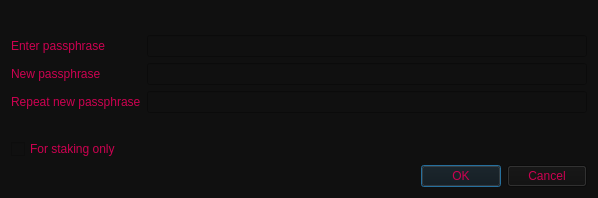
<?xml version="1.0" encoding="UTF-8"?>
<ui version="4.0">
 <class>AskPassphraseDialog</class>
 <widget class="QDialog" name="AskPassphraseDialog">
  <property name="geometry">
   <rect>
    <x>0</x>
    <y>0</y>
    <width>598</width>
    <height>198</height>
   </rect>
  </property>
  <property name="sizePolicy">
   <sizepolicy hsizetype="Preferred" vsizetype="Minimum">
    <horstretch>0</horstretch>
    <verstretch>0</verstretch>
   </sizepolicy>
  </property>
  <property name="minimumSize">
   <size>
    <width>550</width>
    <height>0</height>
   </size>
  </property>
  <property name="windowTitle">
   <string>Passphrase Dialog</string>
  </property>
  <property name="styleSheet">
   <string notr="true">color: rgb(204, 1, 80);
background-color: rgb(16, 16, 16);</string>
  </property>
  <layout class="QVBoxLayout" name="verticalLayout">
   <item>
    <widget class="QLabel" name="warningLabel">
     <property name="textFormat">
      <enum>Qt::RichText</enum>
     </property>
     <property name="wordWrap">
      <bool>true</bool>
     </property>
    </widget>
   </item>
   <item>
    <layout class="QFormLayout" name="formLayout">
     <property name="fieldGrowthPolicy">
      <enum>QFormLayout::AllNonFixedFieldsGrow</enum>
     </property>
     <item row="0" column="0">
      <widget class="QLabel" name="passLabel1">
       <property name="text">
        <string>Enter passphrase</string>
       </property>
      </widget>
     </item>
     <item row="0" column="1">
      <widget class="QLineEdit" name="passEdit1">
       <property name="echoMode">
        <enum>QLineEdit::Password</enum>
       </property>
      </widget>
     </item>
     <item row="1" column="0">
      <widget class="QLabel" name="passLabel2">
       <property name="text">
        <string>New passphrase</string>
       </property>
      </widget>
     </item>
     <item row="1" column="1">
      <widget class="QLineEdit" name="passEdit2">
       <property name="echoMode">
        <enum>QLineEdit::Password</enum>
       </property>
      </widget>
     </item>
     <item row="2" column="0">
      <widget class="QLabel" name="passLabel3">
       <property name="text">
        <string>Repeat new passphrase</string>
       </property>
      </widget>
     </item>
     <item row="2" column="1">
      <widget class="QLineEdit" name="passEdit3">
       <property name="echoMode">
        <enum>QLineEdit::Password</enum>
       </property>
      </widget>
     </item>
     <item row="3" column="1">
      <widget class="QLabel" name="capsLabel">
       <property name="font">
        <font>
         <weight>75</weight>
         <bold>true</bold>
        </font>
       </property>
       <property name="text">
        <string/>
       </property>
       <property name="alignment">
        <set>Qt::AlignCenter</set>
       </property>
      </widget>
     </item>
     <item row="4" column="0">
      <widget class="QCheckBox" name="stakingCheckBox">
       <property name="enabled">
        <bool>true</bool>
       </property>
       <property name="visible">
        <bool>false</bool>
       </property>
       <property name="toolTip">
        <string>Serves to disable the trivial sendmoney when OS account compromised. Provides no real security.</string>
       </property>
       <property name="text">
        <string>For staking only</string>
       </property>
      </widget>
     </item>
    </layout>
   </item>
   <item>
    <widget class="QDialogButtonBox" name="buttonBox">
     <property name="orientation">
      <enum>Qt::Horizontal</enum>
     </property>
     <property name="standardButtons">
      <set>QDialogButtonBox::Cancel|QDialogButtonBox::Ok</set>
     </property>
    </widget>
   </item>
  </layout>
 </widget>
 <resources/>
 <connections>
  <connection>
   <sender>buttonBox</sender>
   <signal>accepted()</signal>
   <receiver>AskPassphraseDialog</receiver>
   <slot>accept()</slot>
   <hints>
    <hint type="sourcelabel">
     <x>248</x>
     <y>254</y>
    </hint>
    <hint type="destinationlabel">
     <x>157</x>
     <y>274</y>
    </hint>
   </hints>
  </connection>
  <connection>
   <sender>buttonBox</sender>
   <signal>rejected()</signal>
   <receiver>AskPassphraseDialog</receiver>
   <slot>reject()</slot>
   <hints>
    <hint type="sourcelabel">
     <x>316</x>
     <y>260</y>
    </hint>
    <hint type="destinationlabel">
     <x>286</x>
     <y>274</y>
    </hint>
   </hints>
  </connection>
 </connections>
</ui>
